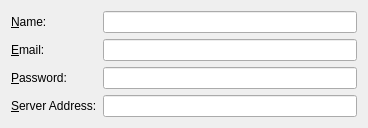
<?xml version="1.0" encoding="UTF-8"?>
<ui version="4.0">
 <class>tine20Wizard</class>
 <widget class="QWidget" name="tine20Wizard">
  <property name="geometry">
   <rect>
    <x>0</x>
    <y>0</y>
    <width>368</width>
    <height>124</height>
   </rect>
  </property>
  <layout class="QFormLayout" name="formLayout">
   <property name="fieldGrowthPolicy">
    <enum>QFormLayout::ExpandingFieldsGrow</enum>
   </property>
   <item row="0" column="0">
    <widget class="QLabel" name="nameLabel">
     <property name="text">
      <string>&amp;Name:</string>
     </property>
     <property name="buddy">
      <cstring>nameEdit</cstring>
     </property>
    </widget>
   </item>
   <item row="0" column="1">
    <widget class="KLineEdit" name="nameEdit"/>
   </item>
   <item row="1" column="0">
    <widget class="QLabel" name="emailLabel">
     <property name="text">
      <string>&amp;Email:</string>
     </property>
     <property name="buddy">
      <cstring>emailEdit</cstring>
     </property>
    </widget>
   </item>
   <item row="1" column="1">
    <widget class="KLineEdit" name="emailEdit"/>
   </item>
   <item row="2" column="0">
    <widget class="QLabel" name="passwordLabel">
     <property name="text">
      <string>&amp;Password:</string>
     </property>
     <property name="buddy">
      <cstring>passwordEdit</cstring>
     </property>
    </widget>
   </item>
   <item row="2" column="1">
    <widget class="KLineEdit" name="passwordEdit">
     <property name="echoMode">
      <enum>QLineEdit::Password</enum>
     </property>
    </widget>
   </item>
   <item row="3" column="0">
    <widget class="QLabel" name="label_2">
     <property name="text">
      <string>&amp;Server Address:</string>
     </property>
     <property name="buddy">
      <cstring>serverAddress</cstring>
     </property>
    </widget>
   </item>
   <item row="3" column="1">
    <widget class="KLineEdit" name="serverAddress"/>
   </item>
  </layout>
 </widget>
 <customwidgets>
  <customwidget>
   <class>KLineEdit</class>
   <extends>QLineEdit</extends>
   <header>klineedit.h</header>
  </customwidget>
 </customwidgets>
 <tabstops>
  <tabstop>serverAddress</tabstop>
 </tabstops>
 <resources/>
 <connections/>
</ui>
